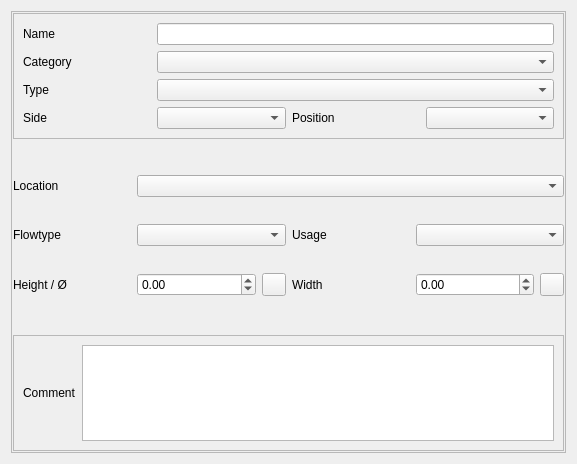
<?xml version="1.0" encoding="UTF-8"?>
<ui version="4.0">
 <class>Form_base3_levee</class>
 <widget class="QWidget" name="Form_base3_levee">
  <property name="geometry">
   <rect>
    <x>0</x>
    <y>0</y>
    <width>577</width>
    <height>464</height>
   </rect>
  </property>
  <property name="windowTitle">
   <string>Form</string>
  </property>
  <layout class="QVBoxLayout" name="verticalLayout">
   <item>
    <widget class="QFrame" name="frame_2">
     <property name="frameShape">
      <enum>QFrame::StyledPanel</enum>
     </property>
     <property name="frameShadow">
      <enum>QFrame::Raised</enum>
     </property>
     <layout class="QVBoxLayout" name="verticalLayout_4">
      <property name="leftMargin">
       <number>1</number>
      </property>
      <property name="topMargin">
       <number>1</number>
      </property>
      <property name="rightMargin">
       <number>1</number>
      </property>
      <property name="bottomMargin">
       <number>1</number>
      </property>
      <item>
       <widget class="QFrame" name="frame">
        <property name="frameShape">
         <enum>QFrame::StyledPanel</enum>
        </property>
        <property name="frameShadow">
         <enum>QFrame::Raised</enum>
        </property>
        <layout class="QGridLayout" name="gridLayout">
         <item row="1" column="0">
          <widget class="QLabel" name="label_11">
           <property name="text">
            <string>Category</string>
           </property>
           <property name="wordWrap">
            <bool>true</bool>
           </property>
          </widget>
         </item>
         <item row="2" column="0">
          <widget class="QLabel" name="label_3">
           <property name="text">
            <string>Type</string>
           </property>
           <property name="wordWrap">
            <bool>true</bool>
           </property>
          </widget>
         </item>
         <item row="3" column="0">
          <widget class="QLabel" name="label_4">
           <property name="text">
            <string>Side</string>
           </property>
           <property name="wordWrap">
            <bool>true</bool>
           </property>
          </widget>
         </item>
         <item row="3" column="2">
          <widget class="QLabel" name="label_12">
           <property name="text">
            <string>Position</string>
           </property>
           <property name="wordWrap">
            <bool>true</bool>
           </property>
          </widget>
         </item>
         <item row="3" column="3">
          <widget class="QComboBox" name="position"/>
         </item>
         <item row="3" column="1">
          <widget class="QComboBox" name="side"/>
         </item>
         <item row="1" column="1" colspan="3">
          <widget class="QComboBox" name="equipmentcategory"/>
         </item>
         <item row="2" column="1" colspan="3">
          <widget class="QComboBox" name="equipmenttype"/>
         </item>
         <item row="0" column="0">
          <widget class="QLabel" name="label_16">
           <property name="text">
            <string>Name</string>
           </property>
          </widget>
         </item>
         <item row="0" column="1" colspan="3">
          <widget class="QLineEdit" name="name"/>
         </item>
        </layout>
       </widget>
      </item>
      <item>
       <widget class="QStackedWidget" name="stackedWidget">
        <property name="currentIndex">
         <number>0</number>
        </property>
        <widget class="QWidget" name="page">
         <layout class="QGridLayout" name="gridLayout_4">
          <property name="leftMargin">
           <number>0</number>
          </property>
          <property name="rightMargin">
           <number>0</number>
          </property>
          <item row="3" column="2">
           <widget class="QToolButton" name="toolButton_calch">
            <property name="text">
             <string/>
            </property>
            <property name="icon">
             <iconset>
              <normaloff>:/plugins/Lamia/icons/numpad.png</normaloff>:/plugins/Lamia/icons/numpad.png</iconset>
            </property>
           </widget>
          </item>
          <item row="3" column="3">
           <widget class="QLabel" name="label_10">
            <property name="text">
             <string>Width</string>
            </property>
            <property name="wordWrap">
             <bool>true</bool>
            </property>
           </widget>
          </item>
          <item row="1" column="0">
           <widget class="QLabel" name="label_6">
            <property name="text">
             <string>Flowtype</string>
            </property>
            <property name="wordWrap">
             <bool>true</bool>
            </property>
           </widget>
          </item>
          <item row="0" column="0">
           <widget class="QLabel" name="label_5">
            <property name="text">
             <string>Location</string>
            </property>
            <property name="wordWrap">
             <bool>true</bool>
            </property>
           </widget>
          </item>
          <item row="3" column="0">
           <widget class="QLabel" name="label_8">
            <property name="text">
             <string>Height / Ø</string>
            </property>
            <property name="wordWrap">
             <bool>true</bool>
            </property>
           </widget>
          </item>
          <item row="3" column="1">
           <widget class="QDoubleSpinBox" name="height">
            <property name="minimum">
             <double>-1.000000000000000</double>
            </property>
           </widget>
          </item>
          <item row="3" column="4">
           <widget class="QDoubleSpinBox" name="width">
            <property name="minimum">
             <double>-1.000000000000000</double>
            </property>
           </widget>
          </item>
          <item row="3" column="5">
           <widget class="QToolButton" name="toolButton__calcv">
            <property name="text">
             <string/>
            </property>
            <property name="icon">
             <iconset>
              <normaloff>:/plugins/Lamia/icons/numpad.png</normaloff>:/plugins/Lamia/icons/numpad.png</iconset>
            </property>
           </widget>
          </item>
          <item row="1" column="3">
           <widget class="QLabel" name="label_7">
            <property name="text">
             <string>Usage</string>
            </property>
            <property name="wordWrap">
             <bool>true</bool>
            </property>
           </widget>
          </item>
          <item row="1" column="4" colspan="2">
           <widget class="QComboBox" name="usage"/>
          </item>
          <item row="1" column="1" colspan="2">
           <widget class="QComboBox" name="flowtype"/>
          </item>
          <item row="0" column="1" colspan="5">
           <widget class="QComboBox" name="location"/>
          </item>
         </layout>
        </widget>
        <widget class="QWidget" name="page_2">
         <layout class="QGridLayout" name="gridLayout_5">
          <property name="leftMargin">
           <number>0</number>
          </property>
          <property name="rightMargin">
           <number>0</number>
          </property>
          <item row="1" column="0">
           <widget class="QLabel" name="label_14">
            <property name="text">
             <string>Safety</string>
            </property>
           </widget>
          </item>
          <item row="3" column="1">
           <spacer name="verticalSpacer_2">
            <property name="orientation">
             <enum>Qt::Vertical</enum>
            </property>
            <property name="sizeHint" stdset="0">
             <size>
              <width>20</width>
              <height>40</height>
             </size>
            </property>
           </spacer>
          </item>
          <item row="1" column="1">
           <widget class="QComboBox" name="safety"/>
          </item>
          <item row="2" column="0" colspan="2">
           <widget class="QStackedWidget" name="stackedWidget_2">
            <property name="currentIndex">
             <number>0</number>
            </property>
            <widget class="QWidget" name="page_3">
             <layout class="QGridLayout" name="gridLayout_3">
              <property name="leftMargin">
               <number>0</number>
              </property>
              <property name="rightMargin">
               <number>0</number>
              </property>
              <item row="2" column="1">
               <widget class="QDoubleSpinBox" name="invert">
                <property name="minimum">
                 <double>-99.000000000000000</double>
                </property>
                <property name="maximum">
                 <double>999999.000000000000000</double>
                </property>
               </widget>
              </item>
              <item row="2" column="2">
               <widget class="QToolButton" name="toolButton_fildeau">
                <property name="text">
                 <string>...</string>
                </property>
               </widget>
              </item>
              <item row="1" column="4">
               <widget class="QDoubleSpinBox" name="width_2">
                <property name="minimum">
                 <double>-1.000000000000000</double>
                </property>
                <property name="maximum">
                 <double>999999.000000000000000</double>
                </property>
               </widget>
              </item>
              <item row="1" column="5">
               <widget class="QToolButton" name="toolButton_dimhoriz2">
                <property name="text">
                 <string>...</string>
                </property>
               </widget>
              </item>
              <item row="2" column="0">
               <widget class="QLabel" name="label_2">
                <property name="text">
                 <string>Culvert elevation</string>
                </property>
               </widget>
              </item>
              <item row="1" column="2">
               <widget class="QToolButton" name="toolButton_calch_2">
                <property name="text">
                 <string/>
                </property>
                <property name="icon">
                 <iconset>
                  <normaloff>:/plugins/Lamia/icons/numpad.png</normaloff>:/plugins/Lamia/icons/numpad.png</iconset>
                </property>
               </widget>
              </item>
              <item row="1" column="0">
               <widget class="QLabel" name="label_13">
                <property name="text">
                 <string>Height / Ø</string>
                </property>
                <property name="wordWrap">
                 <bool>true</bool>
                </property>
               </widget>
              </item>
              <item row="1" column="1">
               <widget class="QDoubleSpinBox" name="height_2">
                <property name="minimum">
                 <double>-1.000000000000000</double>
                </property>
                <property name="maximum">
                 <double>999999.000000000000000</double>
                </property>
               </widget>
              </item>
              <item row="1" column="3">
               <widget class="QLabel" name="label">
                <property name="text">
                 <string>Width</string>
                </property>
                <property name="wordWrap">
                 <bool>true</bool>
                </property>
               </widget>
              </item>
              <item row="0" column="0">
               <widget class="QLabel" name="label_15">
                <property name="text">
                 <string>Subtype</string>
                </property>
               </widget>
              </item>
              <item row="0" column="1" colspan="5">
               <widget class="QComboBox" name="equipmentsubtype"/>
              </item>
             </layout>
            </widget>
            <widget class="QWidget" name="page_4"/>
           </widget>
          </item>
         </layout>
        </widget>
       </widget>
      </item>
      <item>
       <widget class="QFrame" name="frame_3">
        <property name="frameShape">
         <enum>QFrame::StyledPanel</enum>
        </property>
        <property name="frameShadow">
         <enum>QFrame::Raised</enum>
        </property>
        <layout class="QGridLayout" name="gridLayout_2">
         <item row="0" column="1">
          <widget class="QTextBrowser" name="comment">
           <property name="readOnly">
            <bool>false</bool>
           </property>
          </widget>
         </item>
         <item row="0" column="0">
          <widget class="QLabel" name="label_9">
           <property name="text">
            <string>Comment</string>
           </property>
          </widget>
         </item>
        </layout>
       </widget>
      </item>
      <item>
       <spacer name="verticalSpacer">
        <property name="orientation">
         <enum>Qt::Vertical</enum>
        </property>
        <property name="sizeHint" stdset="0">
         <size>
          <width>20</width>
          <height>40</height>
         </size>
        </property>
       </spacer>
      </item>
     </layout>
    </widget>
   </item>
  </layout>
 </widget>
 <resources/>
 <connections/>
</ui>
